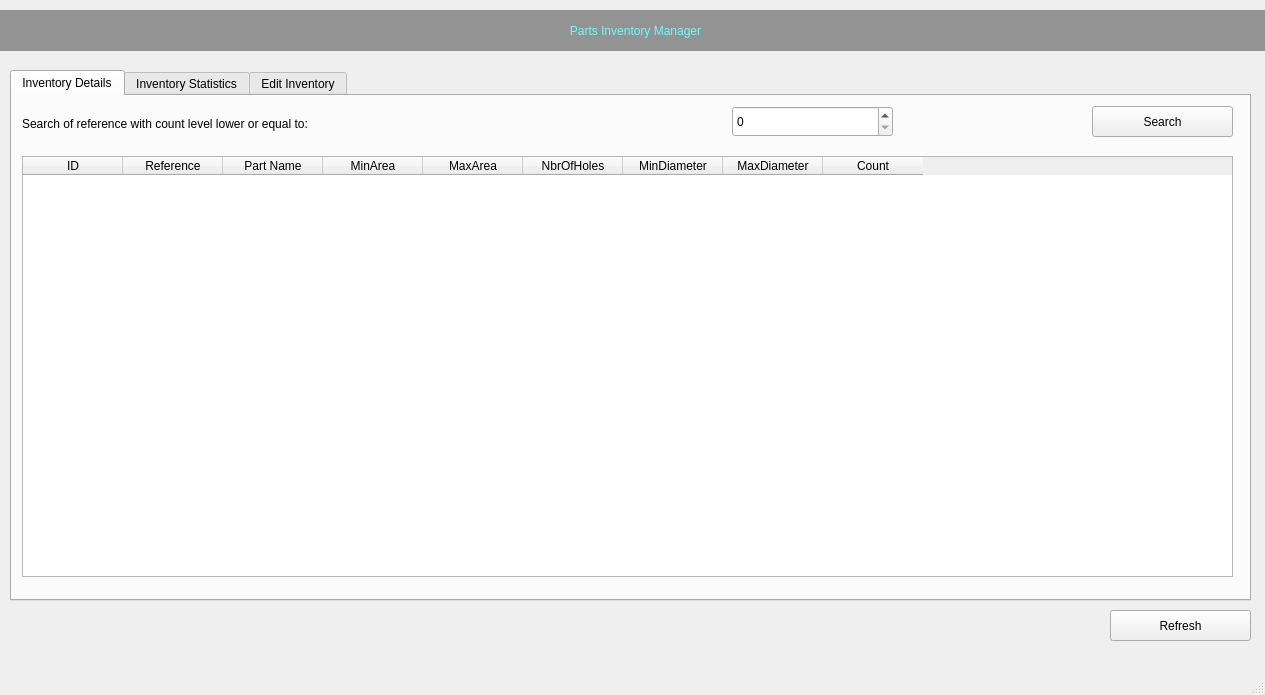
<?xml version="1.0" encoding="UTF-8"?>
<ui version="4.0">
 <class>MainWindow</class>
 <widget class="QMainWindow" name="MainWindow">
  <property name="geometry">
   <rect>
    <x>0</x>
    <y>0</y>
    <width>1265</width>
    <height>695</height>
   </rect>
  </property>
  <property name="windowTitle">
   <string>Parts Inventory Manager</string>
  </property>
  <property name="windowIcon">
   <iconset>
    <normaloff>icons/icon.png</normaloff>icons/icon.png</iconset>
  </property>
  <widget class="QWidget" name="centralwidget">
   <widget class="QTabWidget" name="tabWidget">
    <property name="geometry">
     <rect>
      <x>10</x>
      <y>70</y>
      <width>1241</width>
      <height>531</height>
     </rect>
    </property>
    <property name="styleSheet">
     <string notr="true">font: 16pt &quot;Century Gothic&quot;;</string>
    </property>
    <property name="currentIndex">
     <number>0</number>
    </property>
    <widget class="QWidget" name="tab">
     <attribute name="title">
      <string>Inventory Details</string>
     </attribute>
     <widget class="QTableWidget" name="table">
      <property name="geometry">
       <rect>
        <x>10</x>
        <y>60</y>
        <width>1211</width>
        <height>421</height>
       </rect>
      </property>
      <property name="styleSheet">
       <string notr="true">font: 12pt &quot;Century Gothic&quot;;</string>
      </property>
      <column>
       <property name="text">
        <string>ID</string>
       </property>
      </column>
      <column>
       <property name="text">
        <string>Reference</string>
       </property>
      </column>
      <column>
       <property name="text">
        <string>Part Name</string>
       </property>
      </column>
      <column>
       <property name="text">
        <string>MinArea</string>
       </property>
      </column>
      <column>
       <property name="text">
        <string>MaxArea</string>
       </property>
      </column>
      <column>
       <property name="text">
        <string>NbrOfHoles</string>
       </property>
      </column>
      <column>
       <property name="text">
        <string>MinDiameter</string>
       </property>
      </column>
      <column>
       <property name="text">
        <string>MaxDiameter</string>
       </property>
      </column>
      <column>
       <property name="text">
        <string>Count</string>
       </property>
      </column>
     </widget>
     <widget class="QLabel" name="label_2">
      <property name="geometry">
       <rect>
        <x>10</x>
        <y>20</y>
        <width>581</width>
        <height>16</height>
       </rect>
      </property>
      <property name="text">
       <string>Search of reference with count level lower or equal to:</string>
      </property>
     </widget>
     <widget class="QSpinBox" name="count_filter_txt">
      <property name="geometry">
       <rect>
        <x>720</x>
        <y>10</y>
        <width>161</width>
        <height>31</height>
       </rect>
      </property>
     </widget>
     <widget class="QPushButton" name="search_btn">
      <property name="geometry">
       <rect>
        <x>1080</x>
        <y>10</y>
        <width>141</width>
        <height>31</height>
       </rect>
      </property>
      <property name="styleSheet">
       <string notr="true">font: 16pt &quot;Century Gothic&quot;;</string>
      </property>
      <property name="text">
       <string>Search</string>
      </property>
     </widget>
    </widget>
    <widget class="QWidget" name="tab_3">
     <attribute name="title">
      <string>Inventory Statistics</string>
     </attribute>
     <widget class="QLabel" name="label_3">
      <property name="geometry">
       <rect>
        <x>20</x>
        <y>40</y>
        <width>231</width>
        <height>51</height>
       </rect>
      </property>
      <property name="text">
       <string>Number of Reference</string>
      </property>
     </widget>
     <widget class="QLabel" name="label_4">
      <property name="geometry">
       <rect>
        <x>20</x>
        <y>160</y>
        <width>231</width>
        <height>51</height>
       </rect>
      </property>
      <property name="text">
       <string>Number of parts type</string>
      </property>
     </widget>
     <widget class="QLabel" name="label_5">
      <property name="geometry">
       <rect>
        <x>580</x>
        <y>160</y>
        <width>231</width>
        <height>51</height>
       </rect>
      </property>
      <property name="text">
       <string>Max. Number of Holes</string>
      </property>
     </widget>
     <widget class="QLabel" name="label_6">
      <property name="geometry">
       <rect>
        <x>580</x>
        <y>40</y>
        <width>231</width>
        <height>51</height>
       </rect>
      </property>
      <property name="text">
       <string>Min. Number of Holes</string>
      </property>
     </widget>
     <widget class="QLabel" name="lbl_ref_nbr">
      <property name="geometry">
       <rect>
        <x>310</x>
        <y>40</y>
        <width>51</width>
        <height>51</height>
       </rect>
      </property>
      <property name="styleSheet">
       <string notr="true">font: 24pt &quot;Century Gothic&quot;;
color: rgb(243, 150, 255);</string>
      </property>
      <property name="text">
       <string>0</string>
      </property>
     </widget>
     <widget class="QLabel" name="lbl_parts_nbr">
      <property name="geometry">
       <rect>
        <x>310</x>
        <y>160</y>
        <width>51</width>
        <height>51</height>
       </rect>
      </property>
      <property name="styleSheet">
       <string notr="true">font: 24pt &quot;Century Gothic&quot;;
color: rgb(243, 150, 255);</string>
      </property>
      <property name="text">
       <string>0</string>
      </property>
     </widget>
     <widget class="QLabel" name="lbl_max_hole">
      <property name="geometry">
       <rect>
        <x>870</x>
        <y>160</y>
        <width>51</width>
        <height>51</height>
       </rect>
      </property>
      <property name="styleSheet">
       <string notr="true">font: 24pt &quot;Century Gothic&quot;;
color: rgb(243, 150, 255);</string>
      </property>
      <property name="text">
       <string>0</string>
      </property>
     </widget>
     <widget class="QLabel" name="lbl_min_hole">
      <property name="geometry">
       <rect>
        <x>870</x>
        <y>40</y>
        <width>51</width>
        <height>51</height>
       </rect>
      </property>
      <property name="styleSheet">
       <string notr="true">font: 24pt &quot;Century Gothic&quot;;
color: rgb(243, 150, 255);</string>
      </property>
      <property name="text">
       <string>0</string>
      </property>
     </widget>
     <widget class="QLabel" name="lbl_min_hole_4">
      <property name="geometry">
       <rect>
        <x>1070</x>
        <y>40</y>
        <width>121</width>
        <height>51</height>
       </rect>
      </property>
      <property name="styleSheet">
       <string notr="true">font: 24pt &quot;Century Gothic&quot;;
color: rgb(243, 150, 255);</string>
      </property>
      <property name="text">
       <string>REI</string>
      </property>
     </widget>
     <widget class="QLabel" name="lbl_max_hole_2">
      <property name="geometry">
       <rect>
        <x>1070</x>
        <y>160</y>
        <width>121</width>
        <height>51</height>
       </rect>
      </property>
      <property name="styleSheet">
       <string notr="true">font: 24pt &quot;Century Gothic&quot;;
color: rgb(243, 150, 255);</string>
      </property>
      <property name="text">
       <string>REI</string>
      </property>
     </widget>
     <widget class="QTableWidget" name="table2">
      <property name="geometry">
       <rect>
        <x>10</x>
        <y>270</y>
        <width>1001</width>
        <height>192</height>
       </rect>
      </property>
      <property name="styleSheet">
       <string notr="true">font: 12pt &quot;Century Gothic&quot;;</string>
      </property>
      <column>
       <property name="text">
        <string>Reference</string>
       </property>
      </column>
      <column>
       <property name="text">
        <string>Part Name</string>
       </property>
      </column>
      <column>
       <property name="text">
        <string>Count</string>
       </property>
      </column>
     </widget>
     <widget class="QLabel" name="label_13">
      <property name="geometry">
       <rect>
        <x>20</x>
        <y>215</y>
        <width>691</width>
        <height>41</height>
       </rect>
      </property>
      <property name="text">
       <string>Top 3 Reference with minimum inventory level</string>
      </property>
     </widget>
     <widget class="QPushButton" name="check_btn">
      <property name="geometry">
       <rect>
        <x>1020</x>
        <y>270</y>
        <width>201</width>
        <height>191</height>
       </rect>
      </property>
      <property name="text">
       <string>Check</string>
      </property>
     </widget>
    </widget>
    <widget class="QWidget" name="tab_2">
     <attribute name="title">
      <string>Edit Inventory</string>
     </attribute>
     <widget class="QLabel" name="label_7">
      <property name="geometry">
       <rect>
        <x>20</x>
        <y>150</y>
        <width>251</width>
        <height>41</height>
       </rect>
      </property>
      <property name="text">
       <string>Reference</string>
      </property>
     </widget>
     <widget class="QLabel" name="label_8">
      <property name="geometry">
       <rect>
        <x>20</x>
        <y>210</y>
        <width>251</width>
        <height>41</height>
       </rect>
      </property>
      <property name="text">
       <string>Part Name</string>
      </property>
     </widget>
     <widget class="QLabel" name="label_9">
      <property name="geometry">
       <rect>
        <x>20</x>
        <y>270</y>
        <width>251</width>
        <height>41</height>
       </rect>
      </property>
      <property name="text">
       <string>Minimum Area</string>
      </property>
     </widget>
     <widget class="QLabel" name="label_10">
      <property name="geometry">
       <rect>
        <x>20</x>
        <y>330</y>
        <width>251</width>
        <height>41</height>
       </rect>
      </property>
      <property name="text">
       <string>Maximum Area</string>
      </property>
     </widget>
     <widget class="QLabel" name="label_11">
      <property name="geometry">
       <rect>
        <x>670</x>
        <y>150</y>
        <width>251</width>
        <height>41</height>
       </rect>
      </property>
      <property name="text">
       <string>Number Of Holes</string>
      </property>
     </widget>
     <widget class="QLabel" name="label_24">
      <property name="geometry">
       <rect>
        <x>670</x>
        <y>210</y>
        <width>251</width>
        <height>41</height>
       </rect>
      </property>
      <property name="text">
       <string>Minimum Diameter</string>
      </property>
     </widget>
     <widget class="QLabel" name="label_25">
      <property name="geometry">
       <rect>
        <x>670</x>
        <y>270</y>
        <width>251</width>
        <height>41</height>
       </rect>
      </property>
      <property name="text">
       <string>Maximum Diameter</string>
      </property>
     </widget>
     <widget class="QLabel" name="label_26">
      <property name="geometry">
       <rect>
        <x>670</x>
        <y>330</y>
        <width>251</width>
        <height>41</height>
       </rect>
      </property>
      <property name="text">
       <string>Count</string>
      </property>
     </widget>
     <widget class="QLabel" name="label_27">
      <property name="geometry">
       <rect>
        <x>240</x>
        <y>50</y>
        <width>251</width>
        <height>41</height>
       </rect>
      </property>
      <property name="text">
       <string>ID</string>
      </property>
     </widget>
     <widget class="QLineEdit" name="reference">
      <property name="geometry">
       <rect>
        <x>200</x>
        <y>160</y>
        <width>181</width>
        <height>31</height>
       </rect>
      </property>
      <property name="styleSheet">
       <string notr="true">font: 14pt &quot;Century Gothic&quot;;
color: rgb(173, 66, 164);</string>
      </property>
      <property name="text">
       <string/>
      </property>
     </widget>
     <widget class="QLineEdit" name="part_name">
      <property name="geometry">
       <rect>
        <x>200</x>
        <y>220</y>
        <width>181</width>
        <height>31</height>
       </rect>
      </property>
      <property name="styleSheet">
       <string notr="true">font: 14pt &quot;Century Gothic&quot;;
color: rgb(173, 66, 164);</string>
      </property>
      <property name="text">
       <string/>
      </property>
     </widget>
     <widget class="QLineEdit" name="min_area">
      <property name="geometry">
       <rect>
        <x>200</x>
        <y>280</y>
        <width>181</width>
        <height>31</height>
       </rect>
      </property>
      <property name="styleSheet">
       <string notr="true">font: 14pt &quot;Century Gothic&quot;;
color: rgb(173, 66, 164);</string>
      </property>
      <property name="text">
       <string/>
      </property>
     </widget>
     <widget class="QLineEdit" name="max_area">
      <property name="geometry">
       <rect>
        <x>200</x>
        <y>340</y>
        <width>181</width>
        <height>31</height>
       </rect>
      </property>
      <property name="styleSheet">
       <string notr="true">font: 14pt &quot;Century Gothic&quot;;
color: rgb(173, 66, 164);</string>
      </property>
      <property name="text">
       <string/>
      </property>
     </widget>
     <widget class="QLineEdit" name="max_diameter">
      <property name="geometry">
       <rect>
        <x>930</x>
        <y>280</y>
        <width>181</width>
        <height>31</height>
       </rect>
      </property>
      <property name="styleSheet">
       <string notr="true">font: 14pt &quot;Century Gothic&quot;;
color: rgb(173, 66, 164);</string>
      </property>
      <property name="text">
       <string/>
      </property>
     </widget>
     <widget class="QLineEdit" name="min_diameter">
      <property name="geometry">
       <rect>
        <x>930</x>
        <y>220</y>
        <width>181</width>
        <height>31</height>
       </rect>
      </property>
      <property name="styleSheet">
       <string notr="true">font: 14pt &quot;Century Gothic&quot;;
color: rgb(173, 66, 164);</string>
      </property>
      <property name="text">
       <string/>
      </property>
     </widget>
     <widget class="QLineEdit" name="number_of_holes">
      <property name="geometry">
       <rect>
        <x>930</x>
        <y>160</y>
        <width>181</width>
        <height>31</height>
       </rect>
      </property>
      <property name="styleSheet">
       <string notr="true">font: 14pt &quot;Century Gothic&quot;;
color: rgb(173, 66, 164);</string>
      </property>
      <property name="text">
       <string/>
      </property>
     </widget>
     <widget class="QLineEdit" name="id">
      <property name="geometry">
       <rect>
        <x>460</x>
        <y>50</y>
        <width>181</width>
        <height>31</height>
       </rect>
      </property>
      <property name="styleSheet">
       <string notr="true">font: 14pt &quot;Century Gothic&quot;;
background-color: rgb(171, 171, 171);
color: rgb(173, 66, 164);</string>
      </property>
      <property name="text">
       <string/>
      </property>
     </widget>
     <widget class="QSpinBox" name="count">
      <property name="geometry">
       <rect>
        <x>930</x>
        <y>340</y>
        <width>181</width>
        <height>31</height>
       </rect>
      </property>
     </widget>
     <widget class="QPushButton" name="first_btn">
      <property name="geometry">
       <rect>
        <x>20</x>
        <y>410</y>
        <width>71</width>
        <height>41</height>
       </rect>
      </property>
      <property name="styleSheet">
       <string notr="true">font: 18pt &quot;MS Shell Dlg 2&quot;;
color: rgb(243, 150, 255);</string>
      </property>
      <property name="text">
       <string>&lt;&lt;</string>
      </property>
     </widget>
     <widget class="QPushButton" name="previous_btn">
      <property name="geometry">
       <rect>
        <x>100</x>
        <y>410</y>
        <width>71</width>
        <height>41</height>
       </rect>
      </property>
      <property name="styleSheet">
       <string notr="true">font: 18pt &quot;MS Shell Dlg 2&quot;;
color: rgb(243, 150, 255);</string>
      </property>
      <property name="text">
       <string>&lt;</string>
      </property>
     </widget>
     <widget class="QPushButton" name="last_btn">
      <property name="geometry">
       <rect>
        <x>260</x>
        <y>410</y>
        <width>71</width>
        <height>41</height>
       </rect>
      </property>
      <property name="styleSheet">
       <string notr="true">font: 18pt &quot;MS Shell Dlg 2&quot;;
color: rgb(243, 150, 255);</string>
      </property>
      <property name="text">
       <string>&gt;&gt;</string>
      </property>
     </widget>
     <widget class="QPushButton" name="next_btn">
      <property name="geometry">
       <rect>
        <x>180</x>
        <y>410</y>
        <width>71</width>
        <height>41</height>
       </rect>
      </property>
      <property name="styleSheet">
       <string notr="true">font: 18pt &quot;MS Shell Dlg 2&quot;;
color: rgb(243, 150, 255);</string>
      </property>
      <property name="text">
       <string>&gt;</string>
      </property>
     </widget>
     <widget class="QPushButton" name="update_btn">
      <property name="geometry">
       <rect>
        <x>780</x>
        <y>410</y>
        <width>91</width>
        <height>41</height>
       </rect>
      </property>
      <property name="text">
       <string>Update</string>
      </property>
     </widget>
     <widget class="QPushButton" name="add_btn">
      <property name="geometry">
       <rect>
        <x>1020</x>
        <y>410</y>
        <width>91</width>
        <height>41</height>
       </rect>
      </property>
      <property name="text">
       <string>Add</string>
      </property>
     </widget>
     <widget class="QPushButton" name="delete_btn">
      <property name="geometry">
       <rect>
        <x>900</x>
        <y>410</y>
        <width>91</width>
        <height>41</height>
       </rect>
      </property>
      <property name="text">
       <string>Delete</string>
      </property>
     </widget>
    </widget>
   </widget>
   <widget class="QLabel" name="label">
    <property name="geometry">
     <rect>
      <x>0</x>
      <y>10</y>
      <width>1271</width>
      <height>41</height>
     </rect>
    </property>
    <property name="styleSheet">
     <string notr="true">font: 75 22pt &quot;Century Gothic&quot;;
color: rgb(106, 253, 255);
background-color: rgb(147, 147, 147);</string>
    </property>
    <property name="text">
     <string>Parts Inventory Manager</string>
    </property>
    <property name="alignment">
     <set>Qt::AlignCenter</set>
    </property>
   </widget>
   <widget class="QPushButton" name="refresh_btn">
    <property name="geometry">
     <rect>
      <x>1110</x>
      <y>610</y>
      <width>141</width>
      <height>31</height>
     </rect>
    </property>
    <property name="styleSheet">
     <string notr="true">font: 16pt &quot;Century Gothic&quot;;</string>
    </property>
    <property name="text">
     <string>Refresh</string>
    </property>
   </widget>
   <widget class="QLabel" name="image">
    <property name="geometry">
     <rect>
      <x>1090</x>
      <y>10</y>
      <width>141</width>
      <height>101</height>
     </rect>
    </property>
    <property name="text">
     <string/>
    </property>
    <property name="pixmap">
     <pixmap>icons/icon-spare-parts.png</pixmap>
    </property>
    <property name="scaledContents">
     <bool>true</bool>
    </property>
   </widget>
  </widget>
  <widget class="QMenuBar" name="menubar">
   <property name="geometry">
    <rect>
     <x>0</x>
     <y>0</y>
     <width>1265</width>
     <height>21</height>
    </rect>
   </property>
  </widget>
  <widget class="QStatusBar" name="statusbar"/>
 </widget>
 <resources/>
 <connections/>
</ui>
